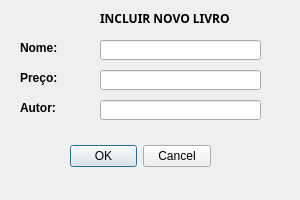
<?xml version="1.0" encoding="UTF-8"?>
<ui version="4.0">
 <class>IncluirLivro</class>
 <widget class="QDialog" name="IncluirLivro">
  <property name="geometry">
   <rect>
    <x>0</x>
    <y>0</y>
    <width>300</width>
    <height>200</height>
   </rect>
  </property>
  <property name="windowTitle">
   <string>Dialog</string>
  </property>
  <widget class="QDialogButtonBox" name="buttonBox">
   <property name="geometry">
    <rect>
     <x>70</x>
     <y>140</y>
     <width>141</width>
     <height>32</height>
    </rect>
   </property>
   <property name="orientation">
    <enum>Qt::Orientation::Horizontal</enum>
   </property>
   <property name="standardButtons">
    <set>QDialogButtonBox::StandardButton::Cancel|QDialogButtonBox::StandardButton::Ok</set>
   </property>
  </widget>
  <widget class="QLineEdit" name="lineEditNome">
   <property name="geometry">
    <rect>
     <x>100</x>
     <y>40</y>
     <width>161</width>
     <height>20</height>
    </rect>
   </property>
  </widget>
  <widget class="QLineEdit" name="lineEditPreco">
   <property name="geometry">
    <rect>
     <x>100</x>
     <y>70</y>
     <width>161</width>
     <height>20</height>
    </rect>
   </property>
  </widget>
  <widget class="QLineEdit" name="lineEditAutor">
   <property name="geometry">
    <rect>
     <x>100</x>
     <y>100</y>
     <width>161</width>
     <height>20</height>
    </rect>
   </property>
  </widget>
  <widget class="QLabel" name="label">
   <property name="geometry">
    <rect>
     <x>100</x>
     <y>10</y>
     <width>131</width>
     <height>16</height>
    </rect>
   </property>
   <property name="font">
    <font>
     <family>Rubik</family>
     <bold>true</bold>
    </font>
   </property>
   <property name="text">
    <string>INCLUIR NOVO LIVRO</string>
   </property>
  </widget>
  <widget class="QLabel" name="label_2">
   <property name="geometry">
    <rect>
     <x>20</x>
     <y>40</y>
     <width>45</width>
     <height>15</height>
    </rect>
   </property>
   <property name="font">
    <font>
     <bold>true</bold>
    </font>
   </property>
   <property name="text">
    <string>Nome:</string>
   </property>
  </widget>
  <widget class="QLabel" name="label_3">
   <property name="geometry">
    <rect>
     <x>20</x>
     <y>70</y>
     <width>45</width>
     <height>15</height>
    </rect>
   </property>
   <property name="font">
    <font>
     <bold>true</bold>
    </font>
   </property>
   <property name="text">
    <string>Preço:</string>
   </property>
  </widget>
  <widget class="QLabel" name="label_4">
   <property name="geometry">
    <rect>
     <x>20</x>
     <y>100</y>
     <width>45</width>
     <height>15</height>
    </rect>
   </property>
   <property name="font">
    <font>
     <bold>true</bold>
    </font>
   </property>
   <property name="text">
    <string>Autor:</string>
   </property>
  </widget>
 </widget>
 <resources/>
 <connections>
  <connection>
   <sender>buttonBox</sender>
   <signal>accepted()</signal>
   <receiver>IncluirLivro</receiver>
   <slot>accept()</slot>
   <hints>
    <hint type="sourcelabel">
     <x>248</x>
     <y>254</y>
    </hint>
    <hint type="destinationlabel">
     <x>157</x>
     <y>274</y>
    </hint>
   </hints>
  </connection>
  <connection>
   <sender>buttonBox</sender>
   <signal>rejected()</signal>
   <receiver>IncluirLivro</receiver>
   <slot>reject()</slot>
   <hints>
    <hint type="sourcelabel">
     <x>316</x>
     <y>260</y>
    </hint>
    <hint type="destinationlabel">
     <x>286</x>
     <y>274</y>
    </hint>
   </hints>
  </connection>
 </connections>
</ui>
